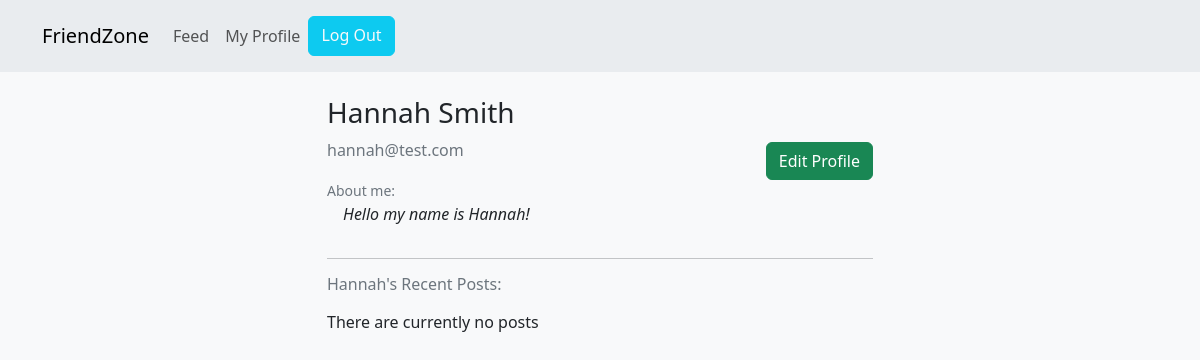
Page /index.php?action=profile&user_id=12 (signed in) on the committed database.
### tables this page shows
CREATE TABLE `users` (
  `id` int(11) NOT NULL,
  `first_name` varchar(255) NOT NULL,
  `last_name` varchar(255) NOT NULL,
  `email` varchar(255) NOT NULL,
  `password` varchar(255) NOT NULL,
  `phone_number` varchar(50) NOT NULL,
  `biography` varchar(300) NOT NULL
);

### controller/Controller.php (called while the page is built, shortened)
<?php
require_once('./model/UserModel.php');
require_once('./model/PostModel.php');
function getProfile($params)
{
  $userManager = new UserModel();
  $user = $userManager->getUser($params);
  $postsManager = new PostsModel();
  $posts = $postsManager->getPostsByUser($params);
  require('./view/pages/profile.php');
}

### model/UserModel.php (called while the page is built, shortened)
<?php
class UserModel extends DB
{
  function getUser($params)
  {
    try {
      $db = $this->connect();
      $req = $db->prepare("SELECT * FROM users WHERE id = :user_id LIMIT 1");
      $req->bindValue(':user_id', $params['user_id'], PDO::PARAM_STR);
      $req->execute();
      $result = $req->fetch(PDO::FETCH_ASSOC);
      return $result;
    } catch (Exception $e) {
    }
  }
}

### model/PostModel.php (called while the page is built, shortened)
<?php
class PostsModel extends DB
{
  public function getPostsByUser($params)
  {
    try {
      $db = $this->connect();
      $req = $db->prepare("SELECT p.id id, p.author_id author_id, p.content content, p.created_at created_at, u.first_name first_name, u.last_name last_name, (SELECT COUNT(*) FROM comments c WHERE c.post_id = p.id) as num_comments FROM posts p INNER JOIN users u ON p.author_id = u.id WHERE u.id = :user_id  ORDER BY p.created_at DESC");
      $req->bindValue(':user_id', $params['user_id'], PDO::PARAM_STR);
      $req->execute();
      $result = $req->fetchAll(PDO::FETCH_ASSOC);
      return $result;
    } catch (Exception $e) {
      die("Error fethcing posts: " . $e->getMessage());
    }
  }
}

### view/pages/profile.php (the view, shortened to what this page needs)
<div class="container profile">
  <div class="row">
    <div class="col-md-6 mx-auto">
      <div class="d-flex align-items-center justify-content-between">
        <div>
          <h3><?= $user['first_name'] . ' ' . $user['last_name'] ?></h3>
          <p class="text-secondary"><?= $user['email'] ?></p>
          <small class="text-secondary">About me:</small>
          <p class="px-3 fst-italic"><?= $user['biography'] ?></p>
        </div>
        <?php
        if ($user['id'] === $_SESSION['user_id']) { ?>
          <p><button id="showFormButton" class="btn btn-success">Edit Profile</button></p>
        <?php } ?>
      </div>
      <hr>
      <h6 class="mb-3 text-secondary"><?= $user['first_name'] ?>'s Recent Posts:</h6>
      <?php
      if (isset($posts) && count($posts) > 0) {
        foreach ($posts as $post) :
          include('./view/components/post.php');
        endforeach;
      } else {
        echo '<p>There are currently no posts</p>';
      }
      ?>
    </div>
  </div>
</div>
<?php
require_once('./view/layout/layout.php');

### rows in the picture
users: first_name "Hannah", last_name "Smith", email "hannah@test.com", biography "Hello my name is Hannah!"
